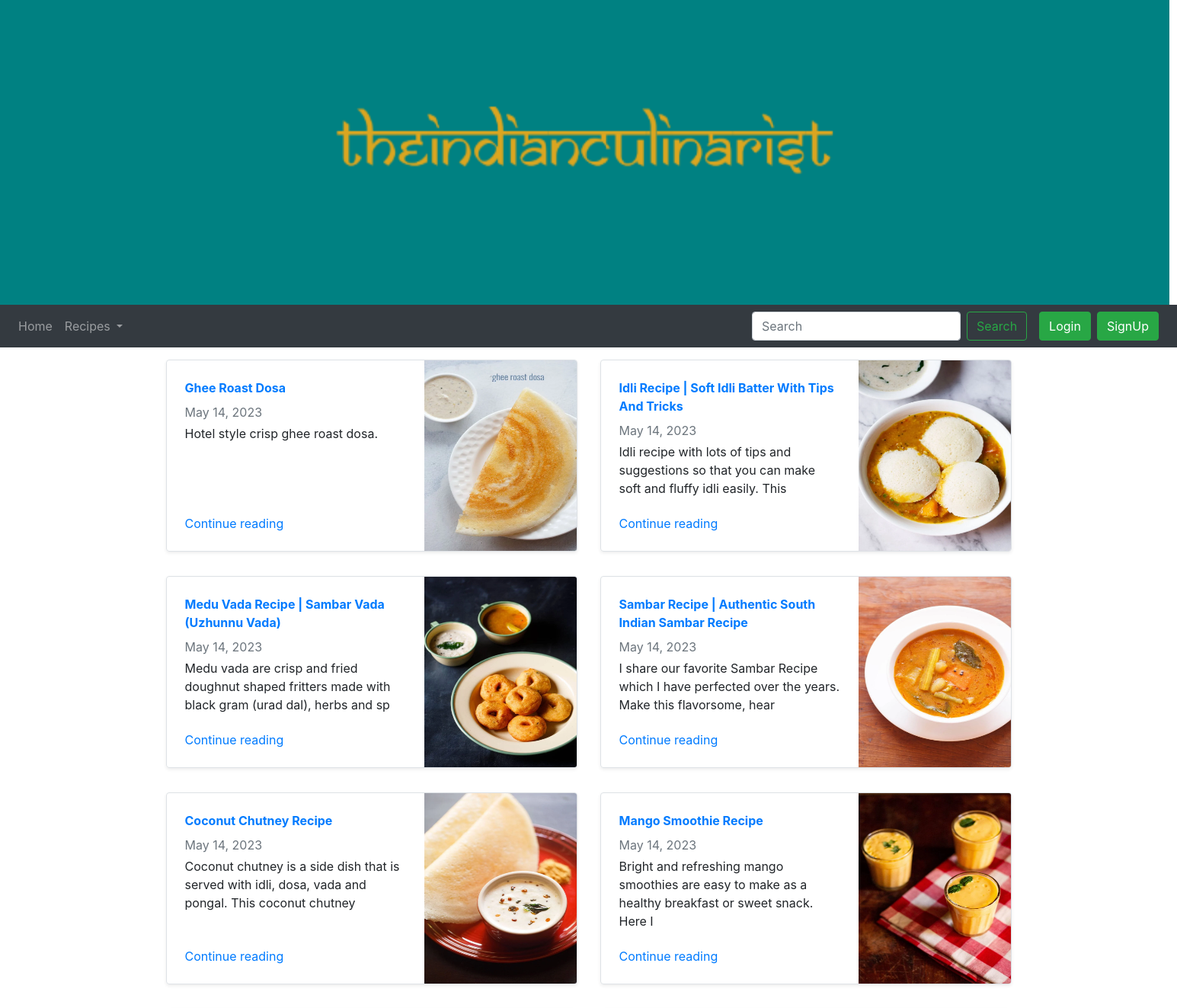
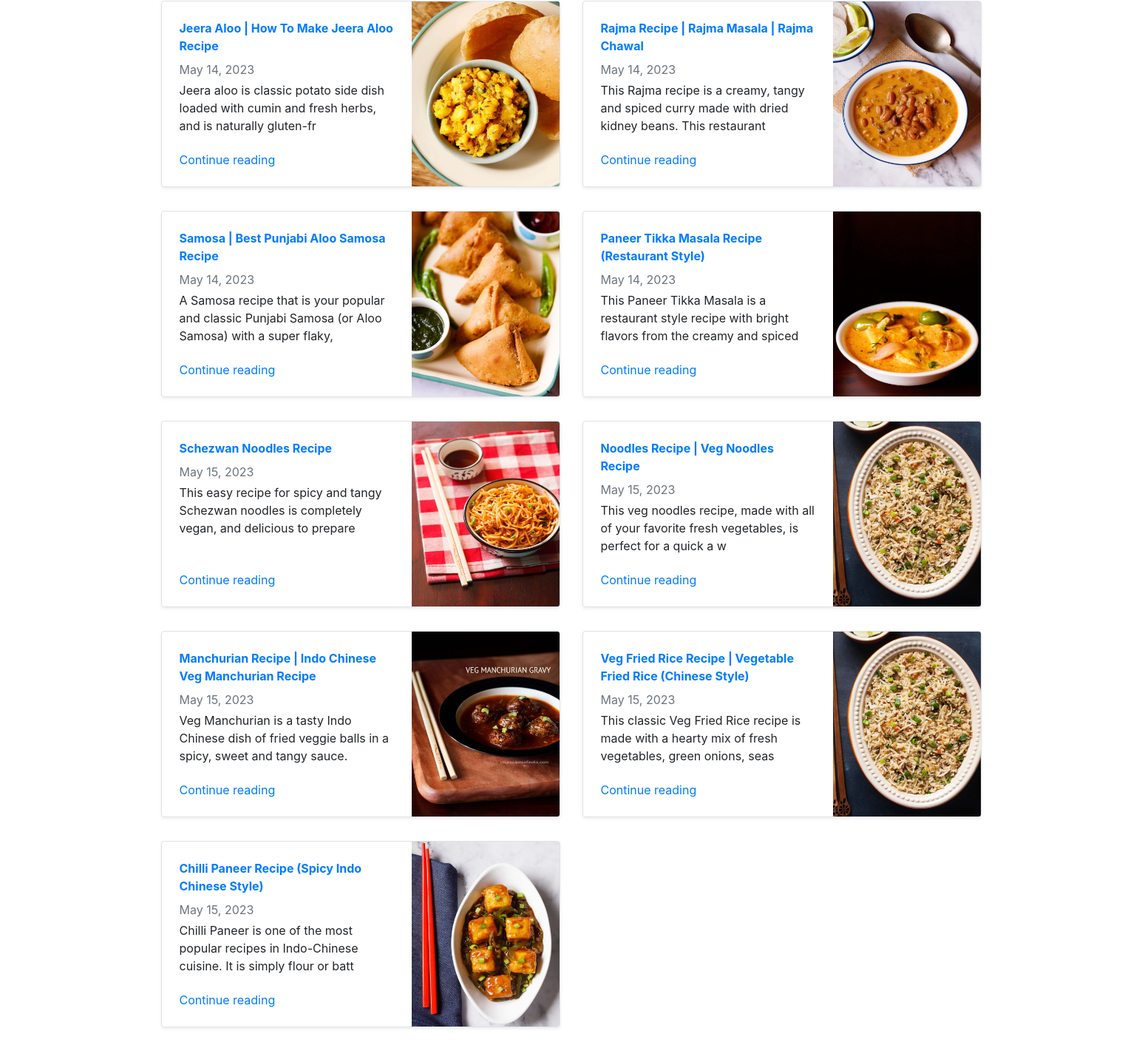
The page / on the database its author committed (2 pictures, top to bottom).
### app/models.py (models this page shows, shortened)
class recipe(models.Model):
    region=models.CharField(max_length=100)
    title =models.CharField(max_length=100)
    image=models.ImageField(upload_to='images',default="")
    date=models.DateField()
    desc =models.TextField()
    ratings =models.FloatField()
    video =models.FileField(upload_to='videos')

### app/views.py (the view)
# urls.py: path('', views.home,name="home"),
def home(request):
    posts=recipe.objects.all()
    return render(request,'app/TheIndianCulinarist.html',{"posts":posts})

### app/templates/app/TheIndianCulinarist.html (shortened to what this page needs)
{% extends 'app/navbar.html' %}
{% block content %}
    <div class="container mt-3">
    <div class="row my-2">
        {% for item in posts %}
        <div class="col-md-6">
            <div class="row no-gutters border rounded overflow-hidden flex-md-row mb-4 shadow-sm h-md-250 position-relative">
                <div class="col p-4 d-flex flex-column position-static">
                    <strong class="d-inline-block mb-2 text-primary">
                         {{item.title}}
                    </strong>
                    <div class="mb-1 text-muted">{{item.date}}</div>
                    <p class="card-text mb-auto">{{item.desc|safe|slice:":100"}}</p>
                    <a href="{% url 'display' topic=item.title %}" class="stretched-link">Continue reading</a>
                </div>
                <div class="col-auto d-none d-lg-block">
                    <img src="/media/{{item.image}}" class="bd-placeholder-img" width="200" height="250" aria-label="Placeholder: Thumbnail">
                </div>
            </div>
        </div>
        {% if forloop.counter|divisibleby:2%}
    </div>
    <div class="row my-2">
        {%endif%}
        {%endfor%}
    </div>
    </div>
{% endblock %}

### app/templates/app/navbar.html (shortened to what this page needs)
{% load static %}
<!DOCTYPE html>
<html lang="en" xmlns="http://www.w3.org/1999/xhtml">
<head>
    <link rel="stylesheet" href="https://cdn.jsdelivr.net/npm/bootstrap@4.6.2/dist/css/bootstrap.min.css">
</head>
<body>
    <div>
        <img src="{% static 'images/Samarkan.png' %}" width="1535px" height="400px">
    </div>
    <nav class="navbar sticky-top navbar-expand-lg navbar-dark bg-dark">
        <div class="collapse navbar-collapse" id="navbarSupportedContent">
            <ul class="navbar-nav mr-auto">
                <li class="nav-item">
                    <a class="nav-link" href="{% url "home" %}">Home</a>
                </li>
                <li class="nav-item dropdown">
                    <a class="nav-link dropdown-toggle" href="#" role="button" data-toggle="dropdown" aria-expanded="false">
                        Recipes
                    </a>
                </li>
            </ul>
        </div>
        <form method="get" action="/search" class="form-inline my-2 my-lg-0 mx-3">
            <input class="form-control mr-sm-2" type="search" placeholder="Search" aria-label="Search" name="search" id="search">
            <button class="btn btn-outline-success my-2 my-sm-0" type="submit">Search</button>
        </form>
        {% if user.is_authenticated %}
<ul class="navbar-nav mr-2">
<li class="nav-item dropdown">
<a class="nav-link dropdown-toggle" href='#' id="navbarDropdown" role="button" data-toggle="dropdown"> Welcome {{request.user}}</a>
<div class="dropdown-menu" aria-labelledby="navbarDropdown">
          <a class="dropdown-item" href="/handlelogout">Logout</a>
        </div>
      </li>
      </ul>
      </div>
{% else %}
<button type="button" class="btn btn-success mr-2" data-toggle="modal" data-target="#loginModal">
Login
</button>
<button type="button" class="btn btn-success mr-2" data-toggle="modal" data-target="#signupModal">
SignUp
</button>
{% endif %}
    </nav>
    {% block content %}
    {% endblock %}
</body>
</html>

### rows shown on the page
recipe: title "Ghee Roast Dosa", date "May 14, 2023", desc "Hotel style crisp ghee roast dosa.", image (picture)
recipe: title "Idli Recipe | Soft Idli Batter With Tips And Tricks", date "May 14, 2023", desc "Idli recipe with lots of tips and suggestions so that you can make soft and fluffy idli easily. This", image (picture)
recipe: title "Medu Vada Recipe | Sambar Vada (Uzhunnu Vada)", date "May 14, 2023", desc "Medu vada are crisp and fried doughnut shaped fritters made with black gram (urad dal), herbs and sp", image (picture)
recipe: title "Sambar Recipe | Authentic South Indian Sambar Recipe", date "May 14, 2023", desc "I share our favorite Sambar Recipe which I have perfected over the years. Make this flavorsome, hear", image (picture)
recipe: title "Coconut Chutney Recipe", date "May 14, 2023", desc "Coconut chutney is a side dish that is served with idli, dosa, vada and pongal. This coconut chutney", image (picture)
recipe: title "Mango Smoothie Recipe", date "May 14, 2023", desc "Bright and refreshing mango smoothies are easy to make as a healthy breakfast or sweet snack. Here I", image (picture)
recipe: title "Jeera Aloo | How To Make Jeera Aloo Recipe", date "May 14, 2023", desc "Jeera aloo is classic potato side dish loaded with cumin and fresh herbs, and is naturally gluten-fr", image (picture)
recipe: title "Rajma Recipe | Rajma Masala | Rajma Chawal", date "May 14, 2023", desc "This Rajma recipe is a creamy, tangy and spiced curry made with dried kidney beans. This restaurant", image (picture)
recipe: title "Samosa | Best Punjabi Aloo Samosa Recipe", date "May 14, 2023", desc "A Samosa recipe that is your popular and classic Punjabi Samosa (or Aloo Samosa) with a super flaky,", image (picture)
recipe: title "Paneer Tikka Masala Recipe (Restaurant Style)", date "May 14, 2023", desc "This Paneer Tikka Masala is a restaurant style recipe with bright flavors from the creamy and spiced", image (picture)
recipe: title "Schezwan Noodles Recipe", date "May 15, 2023", desc "This easy recipe for spicy and tangy Schezwan noodles is completely vegan, and delicious to prepare", image (picture)
recipe: title "Noodles Recipe | Veg Noodles Recipe", date "May 15, 2023", desc "This veg noodles recipe, made with all of your favorite fresh vegetables, is perfect for a quick a w", image (picture)
recipe: title "Manchurian Recipe | Indo Chinese Veg Manchurian Recipe", date "May 15, 2023", desc "Veg Manchurian is a tasty Indo Chinese dish of fried veggie balls in a spicy, sweet and tangy sauce.", image (picture)
recipe: title "Veg Fried Rice Recipe | Vegetable Fried Rice (Chinese Style)", date "May 15, 2023", desc "This classic Veg Fried Rice recipe is made with a hearty mix of fresh vegetables, green onions, seas", image (picture)
recipe: title "Chilli Paneer Recipe (Spicy Indo Chinese Style)", date "May 15, 2023", desc "Chilli Paneer is one of the most popular recipes in Indo-Chinese cuisine. It is simply flour or batt", image (picture)
